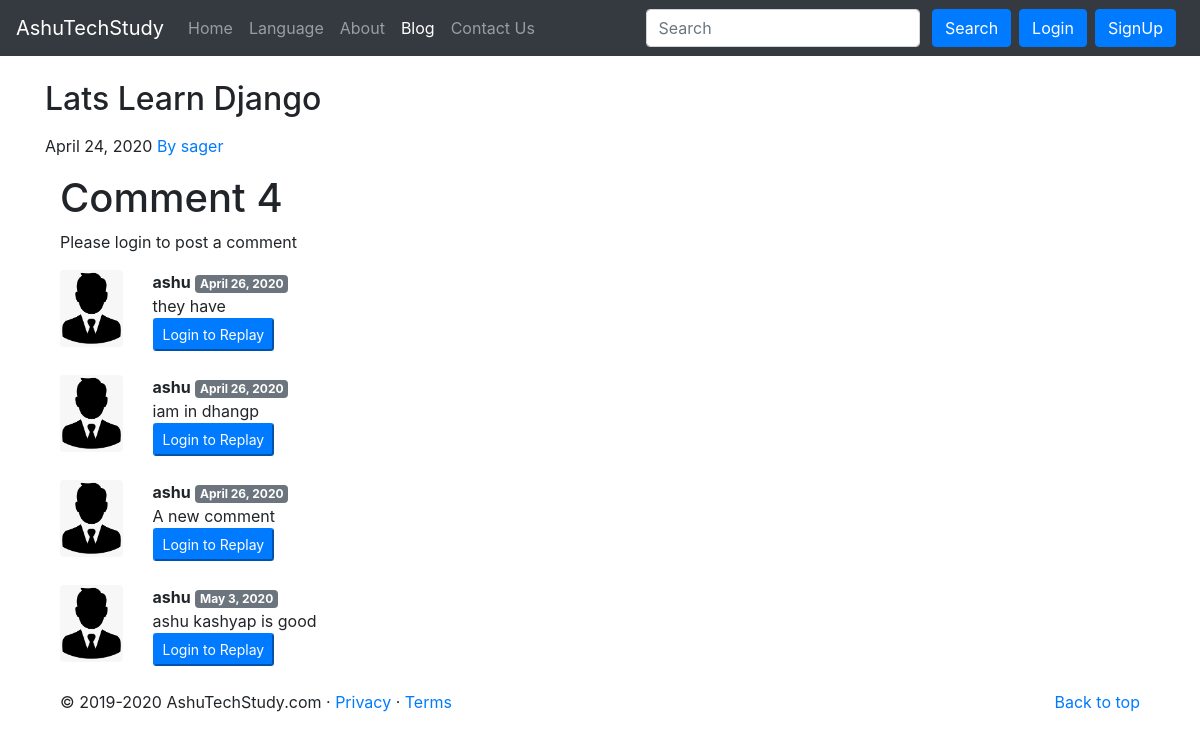
Page /blog/secount_post on the committed database.
### blog/models.py (models this page shows, shortened)
class Post(models.Model):
    sno =models.AutoField(primary_key=True)
    title = models.CharField(max_length=250)
    content = models.TextField()
    author = models.CharField(max_length=13)
    slug = models.CharField(max_length=150)
    timestamp = models.DateField(blank=True)

class BlogComment(models.Model):
    sno = models.AutoField(primary_key=True)
    comment= models.TextField()
    user = models.ForeignKey(User, on_delete=models.CASCADE)
    post = models.ForeignKey(Post,on_delete=models.CASCADE)
    parent = models.ForeignKey('self',on_delete=models.CASCADE ,null=True)
    timestamp = models.DateField(default=now)

### blog/views.py (the view)
# urls.py: path('<str:slug>', views.blogPost, name='blogPost'),
def blogPost(request, slug):
    post = Post.objects.filter(slug=slug).first()
    comment = BlogComment.objects.filter(post =post,parent=None)
    replies = BlogComment.objects.filter(post =post).exclude(parent=None)
    replyDict={}
    for reply in replies:
        if reply.parent.sno not in replyDict.keys():
            replyDict[reply.parent.sno] =[reply]
        else:
            replyDict[reply.parent.sno].append(reply)
    context = {'post':post , 'comment':comment ,'user':request.user , 'replyDict':replyDict}
    return render(request,'blog/blogPost.html',context)

### blog/templatetags/extras.py (called while the page is built)
@register.filter(name='get_val')
def get_val(dict,key):
    return dict.get(key)

### Templates/blog/blogPost.html (shortened to what this page needs)
{% extends 'base.html' %}
{% block blogactive %} active {% endblock blogactive %}
{% block body %}
{% load extras %}
   <div class="container my-4">
        <h2 class="blog-post-title">{{post.title}}</h2>
        <p class="blog-post-meta my-3">{{post.timestamp}}<a href="/about"> By {{post.author}}</a></p>
      </div>
 <div class="container">
     <h1>Comment {{comment.count}}</h1>
     <div class="my-2">
      {% if user.is_authenticated %}
         <form action="/blog/postComment" method="post">{% csrf_token %}
         <div class="form-group">
           <label for="comment">Post Comment</label>
          <input type="text" class="form-control"  id="comment"  name="comment"  placeholder="Enter comment here">
         </div>
         <input type="hidden" name="postSno" value="{{post.sno}}">
           <input type="hidden" name="parentSno" value="">
         <button type="submit" class="btn btn-primary">Submit</button>
     </form>
      {% else %}
       <p> Please login to post a comment</p>
      {% endif %}
     </div>
      {% for comment in comment %}
        <div class="row my-3">
         <div class="col-md-1">
         <img class="rounded mx-auto d-block w-100" src="/static/img/user3.png" alt="user">
         </div>
         <div class="col-md-11 ">
              <b>{{comment.user.username}}</b> <span class="badge badge-secondary"> {{comment.timestamp}}</span>
             <div>{{comment.comment}}</div>
             <div class="replay mx-0">
                 {% if user.is_authenticated %}
                 <button class="btn-sm btn-primary" type="button" data-toggle="collapse" data-target="#Repleybox{{comment.sno}}" aria-expanded="false" aria-controls="Repleybox{{comment.sno}}">
                  Replay
                 </button>
                 <div class="collapse" id="Repleybox{{comment.sno}}">
                 <div class="card card-body my-2">
                 <form action="/blog/postComment" method="post">{% csrf_token %}
                    <div class="form-group">
                    <label for="comment">Post Comment Replay</label>
                     <input type="text" class="form-control"   name="comment" placeholder="Enter comment here">
                        <input type="hidden" name="parentSno" value="{{comment.sno}}">
                      </div>
                      <input type="hidden" name="postSno" value="{{post.sno}}">
                     <button type="submit" class="btn btn-primary">Submit</button>
                 </form>
               </div>
              </div>
                 {% else %}
                  <button class="btn-sm btn-primary" type="button" data-toggle="collapse" data-target="#Repleybox{{comment.sno}}" aria-expanded="false"
                          aria-controls="Repleybox{{comment.sno}} disable">
                  Login to Replay
                 </button>
               {% endif %}
         </div>
       </div>
     </div>
     {% endfor %}
</div>
{% endblock body %}

### rows in the picture
Post: title "Lats Learn Django", timestamp "April 24, 2020", author "sager"
BlogComment: user.username "ashu", timestamp "April 26, 2020", comment "they have"
BlogComment: user.username "ashu", timestamp "April 26, 2020", comment "iam in dhangp"
BlogComment: user.username "ashu", timestamp "April 26, 2020", comment "A new comment"
BlogComment: user.username "ashu", timestamp "May 3, 2020", comment "ashu kashyap is good"

### other values in the picture
{{ comment.count }} "4"
